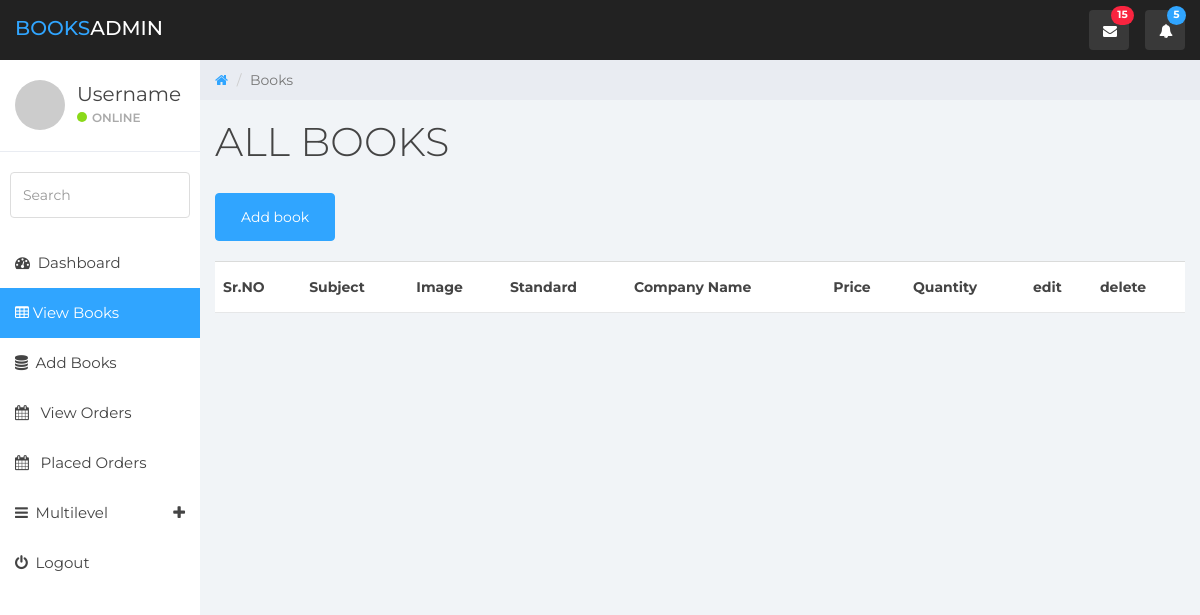
The app's page /books_seller/books.php (signed in), older data.
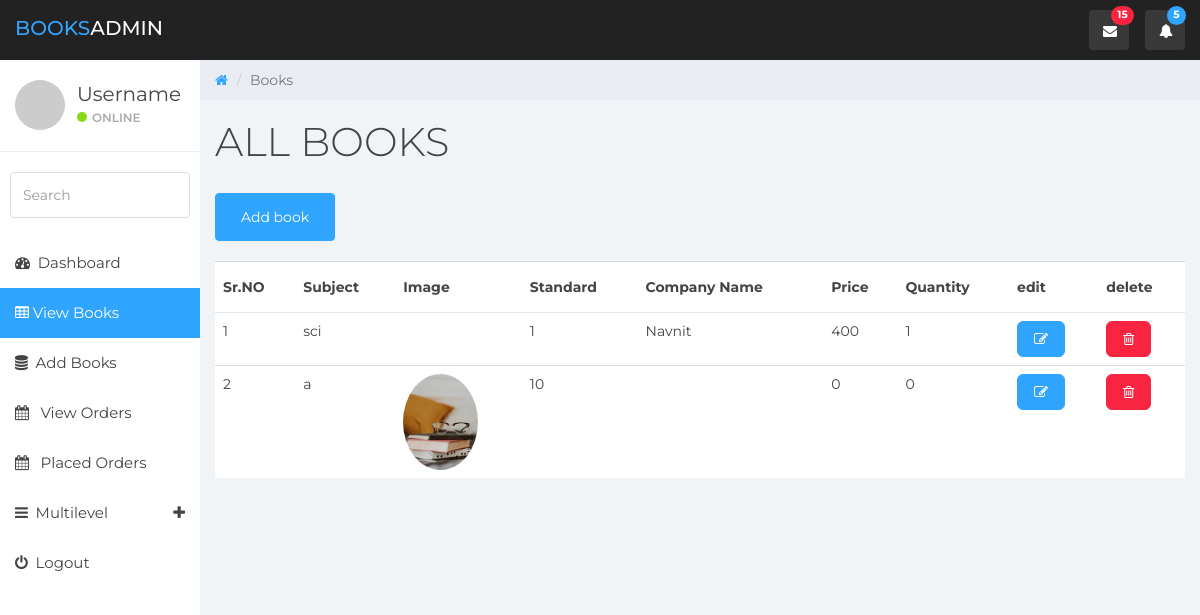
The same page, newer data.
### tables this page shows
CREATE TABLE `books` (
  `id` int(11) NOT NULL,
  `book_name` varchar(255) NOT NULL,
  `description` text NOT NULL,
  `subject` varchar(255) NOT NULL,
  `standard` int(11) NOT NULL,
  `company_name` varchar(255) NOT NULL,
  `state` varchar(255) NOT NULL,
  `price` int(11) NOT NULL,
  `user_id` int(11) NOT NULL,
  `quantity` int(11) NOT NULL,
  `image` varchar(255) NOT NULL
);

### books_seller/pages/view_all_books.php (the view, shortened to what this page needs)
<br>
<br>
<div class="container-fluid border-top">
    <div class="row">
        <div class="table-responsive">
            <table class="table table-hover">
                <thead>
                <tr>
                    <th>Sr.NO</th>
                    <th>Subject</th>
                    <th>Image</th>
                    <th>Standard</th>
                    <th>Company Name</th>
                    <th>Price</th>
                    <th>Quantity</th>
                    <th>edit</th>
                    <th>delete</th>
                </tr>
                </thead>
                <tbody>
                <?php
                    include_once ("includes/connection.php");
                    $i = 0;
                    $id= $_SESSION['id'];
                    $query  = "SELECT * FROM books WHERE user_id ='$id'";
                    $rs = mysqli_query($conn,$query);
                    while ($row = mysqli_fetch_assoc($rs)) {
                        $subject = $row['subject'];
                        $standard = $row['standard'];
                        $company_name = $row['company_name'];
                        $price = $row['price'];
                        $quantity = $row['quantity'];
                        $image = $row['image'];
                        $i++;
                        echo<<<ROW
<tr>
    <td>$i</td>
    <td>$subject</td>
    <td><a href=""><img src="images/books/$image" class="img-rounded img-circle img-responsive" style="width: 75px" alt=""></a></td>
    <td>$standard</td>
    <td>$company_name</td>
    <td>$price</td>
    <td>$quantity</td>
    <td><a href="" class="btn btn-primary btn-lg fa fa-edit"></a></td>
    <td><a href="" class="btn btn-danger btn-lg fa fa-trash-o"></a></td>
</tr>
ROW;
                    }
                ?>
                </tbody>
            </table>
        </div>
    </div>
</div>

### books_seller/books.php (shortened to what this page needs)
<!DOCTYPE html>
<html>
<?php
include_once ("includes/header.php");
?>
<body>
<?php
    include_once ("includes/navigation.php");
?>
<div class="col-sm-9 col-sm-offset-3 col-lg-10 col-lg-offset-2 main">
    <div class="row">
        <ol class="breadcrumb">
            <li><a href="#">
                    <em class="fa fa-home"></em>
                </a></li>
            <li class="active">Books</li>
        </ol>
    </div>
    <?php
        function setTitle($title){
            echo<<<TITLE
<div class="row">
    <div class="col-lg-12">
        <h1 class="page-header">$title</h1>
    </div>
</div>
TITLE;
        }
        $source ="";
        switch($source){
            default:
                setTitle("ALL BOOKS ");
                $active = "NULL";
                echo<<<BUTTON
<div class="btn btn-primary">
    <a href="books.php?source=add_book" class="btn btn-primary">Add book</a>
</div>
BUTTON;
                include_once ("includes/sidebar.php");
                include_once ("pages/view_all_books.php");
        }
    ?>
</div>
</body>
</html>

### books_seller/includes/header.php (shortened to what this page needs)
<head>
	<link href="css/bootstrap.min.css" rel="stylesheet">
	<link href="css/font-awesome.min.css" rel="stylesheet">
	<link href="css/datepicker3.css" rel="stylesheet">
	<link href="css/styles.css" rel="stylesheet">
</head>

### books_seller/includes/navigation.php (shortened to what this page needs)
<nav class="navbar navbar-custom navbar-fixed-top" role="navigation">
    <div class="container-fluid">
        <div class="navbar-header">
            <a class="navbar-brand" href="#"><span>Books</span>Admin</a>
            <ul class="nav navbar-top-links navbar-right">
                <li class="dropdown"><a class="dropdown-toggle count-info" data-toggle="dropdown" href="#">
                        <em class="fa fa-envelope"></em><span class="label label-danger">15</span>
                    </a>
                </li>
                <li class="dropdown"><a class="dropdown-toggle count-info" data-toggle="dropdown" href="#">
                        <em class="fa fa-bell"></em><span class="label label-info">5</span>
                    </a>
                </li>
            </ul>
        </div>
    </div>
</nav>

### books_seller/includes/sidebar.php (shortened to what this page needs)
<div id="sidebar-collapse" class="col-sm-3 col-lg-2 sidebar">
    <div class="profile-sidebar">
        <div class="profile-userpic">
            <img src="http://placehold.it/50/30a5ff/fff" class="img-responsive" alt="">
        </div>
        <div class="profile-usertitle">
            <div class="profile-usertitle-name">Username</div>
            <div class="profile-usertitle-status"><span class="indicator label-success"></span>Online</div>
        </div>
    </div>
    <form role="search">
        <div class="form-group">
            <input type="text" class="form-control" placeholder="Search">
        </div>
    </form>
    <ul class="nav menu">
        <li class="<?php echo $active=="index"?"active":""?>"><a href="index.php"><em class="fa fa-dashboard">&nbsp;</em> Dashboard</a></li>
        <li class="<?php echo $active=="NULL"?"active":""?>"><a href="books.php"><em class="fa fa-table">&nbsp;</em>View Books </a></li>
        <li class="<?php echo $active=="add_book"?"active":""?>"><a href="books.php?source=add_book"><em class="fa fa-database">&nbsp;</em> Add Books </a></li>
        <li class="<?php echo $active=="view_orders"?"active":""?>"><a href="books.php?source=view_orders"><em class="fa fa-calendar">&nbsp;&nbsp;</em> View Orders</a></li>
        <li class="<?php echo $active=="placed_orders"?"active":""?>"><a href="books.php?source=placed_orders"><em class="fa fa-calendar">&nbsp;&nbsp;</em> Placed Orders </a></li>
        <li class="parent "><a data-toggle="collapse" href="#sub-item-1">
                <em class="fa fa-navicon">&nbsp;</em> Multilevel <span data-toggle="collapse" href="#sub-item-1" class="icon pull-right"><em class="fa fa-plus"></em></span>
            </a>
        </li>
        <li><a href="login.php"><em class="fa fa-power-off">&nbsp;</em> Logout</a></li>
    </ul>
</div>

### books_seller/css/styles.css (style rules this page uses)
body { background: #f1f4f7; padding-top: 60px; font-size: 14px; color: #444444; font-family: "Montserrat", "Helvetica Neue", Helvetica, Arial, sans-serif; }
a, a:hover, a:focus { color: #30a5ff; }
h1, h2, h3, h4, h5, h6 { color: #444444; }
h1 { font-weight: 300; font-size: 40px; }
input.form-control { border: 1px solid #ddd; box-shadow: none; height: 46px; }
.navbar-custom { background: #222; height: 60px; }
.navbar-header .navbar-brand { color: #fff; font-size: 20px; text-transform: uppercase; font-weight: 500; height: 60px; padding-top: 18px; }
.navbar-header .navbar-brand span { color: #30a5ff; }
.dropdown { background: rgba(255, 255, 255, 0.1); float: left; margin: 10px 8px; padding: 0px; border-radius: 4px; }
.dropdown a.dropdown-toggle { color: #fff; height: 40px; width: 40px; padding-top: 11px; padding-left: 9px; }
.dropdown .label { top: -4px; left: 22px; padding-top: 4px; padding-bottom: 4px; position: absolute; border-radius: 9999px; }
.navbar-top-links li:last-child { margin-right: 15px; }
.dropdown em { margin: 0 5px; }
.btn-primary, .btn-primary:hover, .btn-primary:focus, .btn-primary:active, .btn-primary.active, .open > .dropdown-toggle.btn-primary, .btn-primary.disabled, .btn-primary[disabled], fieldset[disabled] .btn-primary, .btn-primary.disabled:hover, .btn-primary[disabled]:hover, fieldset[disabled] .btn-primary:hover, .btn-primary.disabled:focus, .btn-primary[disabled]:focus, fieldset[disabled] .btn-primary:focus, .btn-primary.disabled:active, .btn-primary[disabled]:active, fieldset[disabled] .btn-primary:active, .btn-primary.disabled.active, .btn-primary[disabled].active, fieldset[disabled] .btn-primary.active { background-color: #30a5ff; border-color: #30a5ff; }
.btn-danger, .btn-danger:hover, .btn-danger:focus, .btn-danger:active, .btn-danger.active, .open > .dropdown-toggle.btn-danger, .btn-danger.disabled, .btn-danger[disabled], fieldset[disabled] .btn-danger, .btn-danger.disabled:hover, .btn-danger[disabled]:hover, fieldset[disabled] .btn-danger:hover, .btn-danger.disabled:focus, .btn-danger[disabled]:focus, fieldset[disabled] .btn-danger:focus, .btn-danger.disabled:active, .btn-danger[disabled]:active, fieldset[disabled] .btn-danger:active, .btn-danger.disabled.active, .btn-danger[disabled].active, fieldset[disabled] .btn-danger.active { background-color: #f9243f; border-color: #f9243f; }
.label-success { background-color: #8ad919; }
.label-info { background-color: #30a5ff; }
.label-danger { background-color: #f9243f; }
.border-top { border-top: 1px solid #dadbda; }
.navbar { border: 0; }
.sidebar { display: block; padding: 0; display: none; box-shadow: none; background: #fff; }
.sidebar ul { margin: 20px 0px; }
.sidebar form { padding: 10px 0 0 0; margin: 10px 10px 20px 10px; }
@media (min-width: 768px) { .sidebar { display: block; position: fixed; top: 60px; bottom: 0; left: 0; z-index: 1000; display: block; margin: 0; padding: 0; overflow-x: hidden; overflow-y: auto; } }
@media (min-width: 768px) { .navbar-header { width: 100%; } }
.sidebar ul.nav .active a, .sidebar ul.nav li.parent a.active, .sidebar ul.nav .active > a:hover, .sidebar ul.nav li.parent a.active:hover, .sidebar ul.nav .active > a:focus, .sidebar ul.nav li.parent a.active:focus { color: #fff; background-color: #30a5ff; }
.sidebar ul.nav li a { height: 50px; font-size: 15px; line-height: 2em; color: #444444; }
.profile-sidebar { padding: 10px 0; border-bottom: 1px solid #e9ecf2; }
.indicator { width: 10px; height: 10px; display: inline-block; border-radius: 9999px; margin-right: 5px; }
.profile-userpic img { float: left; margin: 10px 0px 0px 15px; width: 50px; height: 50px; border-radius: 9999px !important; }
.profile-usertitle { float: left; text-align: left; margin: 10px 0 0 12px; }
.profile-usertitle-name { font-size: 20px; margin-bottom: 0px; }
.profile-usertitle-status { text-transform: uppercase; color: #AAA; font-size: 12px; font-weight: 600; margin-bottom: 15px; }
.breadcrumb { border-radius: 0; padding: 10px 15px 10px 15px; background: #e9ecf2; margin: 0; }
h1.page-header { margin-top: 20px; border-bottom: 0; }
.table { background: #fff; }
.table > thead > tr > th { border-bottom: 1px solid #e6e7e8; vertical-align: middle; height: 50px; }

Row changes from the older to the newer data that the page shows:
added books: subject "sci", standard "1", company_name "Navnit", price "400", quantity "1"
added books: subject "a", image (picture), standard "10", price "0", quantity "0"
